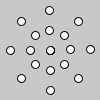
Frame 1 (no input)
Frame 60 (the mouse pressed at the canvas centre just before this capture): identical to frame 1, image omitted
Frame 120 (the mouse held since frame 60 and released just before this capture): identical to frame 1, image omitted

The Processing sketch that drew this single still picture (run headless with seeded random() and noise(); from frame 60 on, the mouse is pressed at the canvas centre):

// Processing sketch: radial
// ── radial.pde
void setup() {
  size(100, 100);
}

void draw() {
  background(200);
  translate(width / 2, height / 2);
  for (int i = 0; i < 3; i++) {
    for (int j = 0; j < 8; j++) {
      fill(255);
      ellipse(sin(radians(j*(360/8.)))*i*20, cos(radians(j*(360/8.)))*i*20, 8, 8);
    }
  }
}
